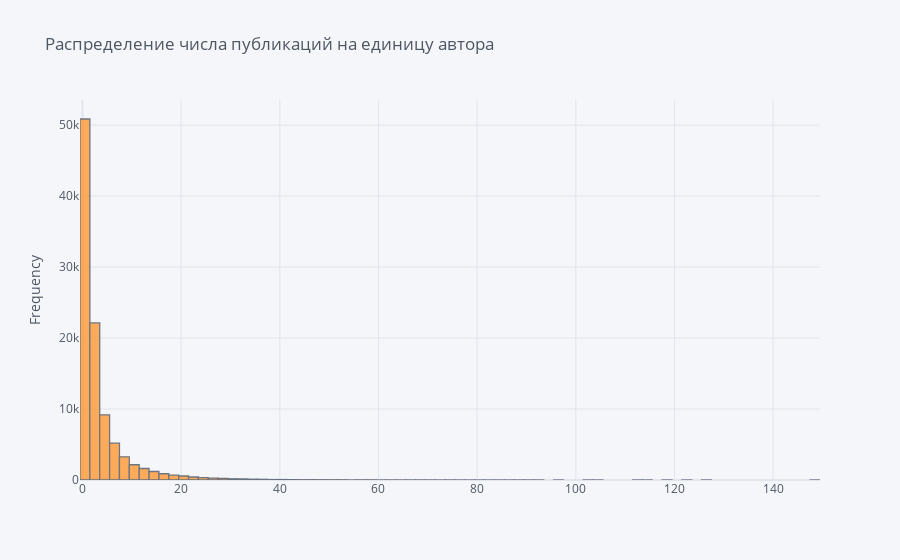

Notebook code cell kept with this figure:
### Code cell
auth_data['num_artircles'].iplot(kind='hist',
                                 bins=140,
                                 yTitle='Frequency',
                                 title='Распределение числа публикаций на единицу автора')

### Figure 1 — Plotly figure (JSON) as saved in the notebook; plotly's stock layout.template omitted (floating-point values rounded to 4 significant figures; data arrays with more than 128 entries replaced by an {"elided": "..."} marker saying what was removed)
{"data": [{"histfunc": "count", "histnorm": "", "marker": {"color": "rgba(255, 153, 51, 1.0)", "line": {"color": "#4D5663", "width": 1.3}}, "name": "num_artircles", "nbinsx": 140, "opacity": 0.8, "orientation": "v", "x": {"elided": "100000 int values"}, "type": "histogram"}], "layout": {"barmode": "overlay", "legend": {"bgcolor": "#F5F6F9", "font": {"color": "#4D5663"}}, "paper_bgcolor": "#F5F6F9", "plot_bgcolor": "#F5F6F9", "title": {"font": {"color": "#4D5663"}, "text": "Распределение числа публикаций на единицу автора"}, "xaxis": {"gridcolor": "#E1E5ED", "showgrid": true, "tickfont": {"color": "#4D5663"}, "title": {"font": {"color": "#4D5663"}, "text": ""}, "zerolinecolor": "#E1E5ED", "type": "linear", "range": [-0.5, 149.5], "autorange": true}, "yaxis": {"gridcolor": "#E1E5ED", "showgrid": true, "tickfont": {"color": "#4D5663"}, "title": {"font": {"color": "#4D5663"}, "text": "Frequency"}, "zerolinecolor": "#E1E5ED", "range": [0, 53540.0], "autorange": true}, "autosize": true}}
